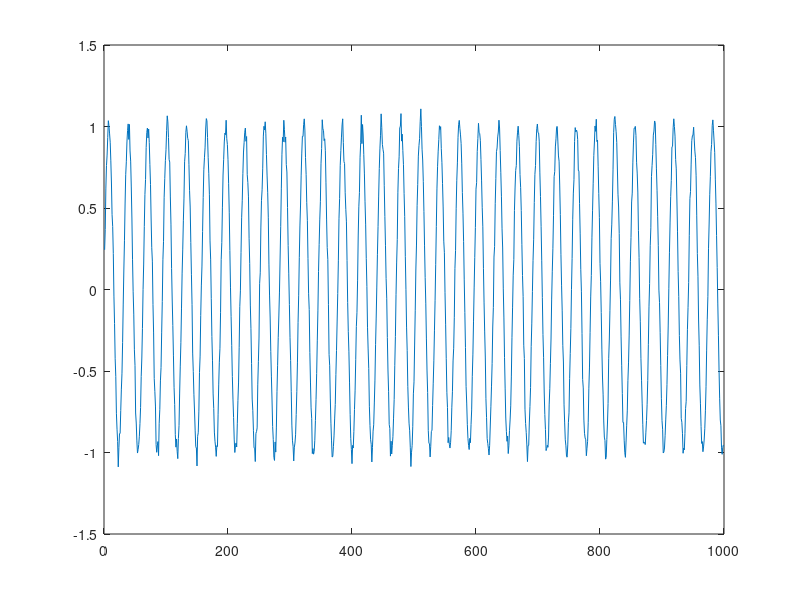

This chart was generated by the following MATLAB code: (Note: this script raises an error after producing the figure.)
%% Basic parameters
N = 1000;
n = 1:N-1;
sigma_noise = 0.04;
w = 0.2;
y = sin(w*n) + sigma_noise*randn(1,N-1);
figure, plot(n,y);

%% AR(2)
ar_mod = ar(y,2);

%% Periodogram
non_parametric_mod = etfe(y);
figure, bode(non_parametric_mod)
hold on, bode(spa(y', 200));

%% Pole zero diagram
figure, zplane(1, ar_mod.A)

% get the argument:
wT = angle(poles);

T = 1; % in this ex
w_est = wT/T;

% Get residuals pe gives us prediction error
eps = pe(ar_mod, y');
figure;
subplot(1,2,1), scatter(1:length(eps), eps), ylabel('\epsilon')
subplot(1,2,2), qqplot(eps) % see if the error is normally distrib (if match red line)

% calculate loss V_N(theta)
loss = 1/length(eps) * sum(eps.^2);

Ree = covf(eps, 20);
figure, plot(0:20-1, Ree/Ree(1))
ylabel('R_{ee}(\tau)')
xlabel('\tau')